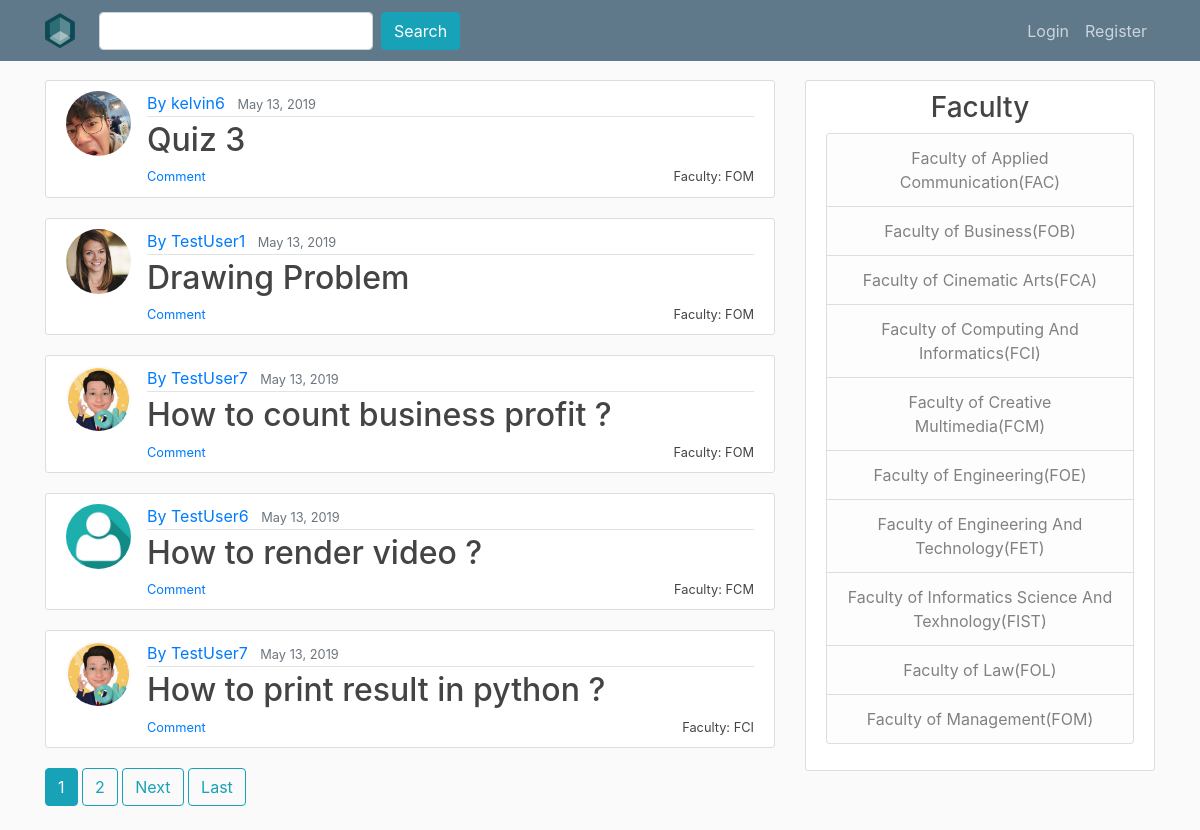
The app's page /QnA/ with its own data.
### QnA/models.py (models this page shows, shortened)
class question (models.Model):
    title = models.CharField(max_length=100) #use charfield to limit user input
    liked_by = models.ManyToManyField(User,related_name='liked_by_question',blank = True)
    like = models.IntegerField(default=0)
    content = models.TextField() #use TextField if there is no limit for the content
    image = models.ImageField(upload_to="image",blank=True)
    date_published = models.DateTimeField(default=timezone.now) #auto-select the current time
    category = models.ForeignKey(category,on_delete=models.CASCADE)
    author = models.ForeignKey(User, on_delete=models.CASCADE) #if the user is deleted the question will be deleted

class category (models.Model):
    category = models.CharField(max_length=100)
    slug = models.SlugField(max_length=100,unique=True)
    def get_absolute_url(self): #this is needed so because the slug for each category is different, hence this is needed to specify the args for the url
        return reverse('category',args=[self.slug])
    def __str__(self):
        return self.category

### users/models.py (models this page shows, shortened)
class Profile(models.Model):
    user = models.OneToOneField(User, on_delete=models.CASCADE) #make sure no duplicate username
    image = models.ImageField(default="default.png", upload_to="profile_pics") #specify this is image

### QnA/views.py (the view)
# urls.py: path("QnA/", QuestionListView.as_view(), name="qna"),
class QuestionListView(ListView):
    model = question #choosing the database
    template_name = 'QnA/question.html' #specifying the template
    context_object_name = 'question' #the object name in the template
    ordering = ['-date_published'] #to arrange the post from the latest date published
    paginate_by = 5 #to limit 5 question per page

### QnA/templates/QnA/question.html (shortened to what this page needs)
{% extends "QnA/base.html" %}
{% load crispy_forms_tags %}
{% block content %}
	{% for question in question %}
		<article class="media content-section">
		  <img class="rounded-circle article-img" src="{{ question.author.profile.image.url }}">
		  <div class="media-body">
		    <div class="article-metadata">
		      <a class="mr-2" href="{% url 'user-profile' question.author.username %}" >By {{ question.author }}</a>
		      <small class="text-muted">{{ question.date_published|date:"F d, Y" }}</small>
		    </div>
				<h2><a class="article-title" style="display : inline" href="{% url 'question-detail' question.pk %}" >{{ question.title }}</a></h2>
				<a href="{{ question.category.get_absolute_url}}"><small class="article-title" style="float: right" >Faculty: {{ question.category }}</small></a>
				<small class="article-title" style="float: left" ><a href="{% url 'question-detail' question.pk %}">Comment</a></small>
		  </div>
		</article>
	{% endfor %}
	{% if is_paginated %}
		{% for num in page_obj.paginator.page_range %}
			{% if page_obj.number == num %}
				<a class="btn btn-info mb-4" href="?page={{ num }}">{{ num }}</a>
			{% elif num > page_obj.number|add:'-3' and num < page_obj.number|add:'3'%}
				<a class="btn btn-outline-info mb-4" href="?page={{ num }}">{{ num }}</a>
			{% endif %}
		{% endfor %}
		{% if page_obj.has_next %}
			<a class="btn btn-outline-info mb-4" href="?page={{ page_obj.next_page_number }}">Next</a>
			<a class="btn btn-outline-info mb-4" href="?page={{ page_obj.paginator.num_pages}}">Last</a>
		{% endif %}
	{% endif %}
{% endblock %}

### QnA/templates/QnA/base.html (shortened to what this page needs)
{% load static %}
<!DOCTYPE html>
<html>
<head>
    <link rel="stylesheet" href="https://stackpath.bootstrapcdn.com/bootstrap/4.3.1/css/bootstrap.min.css">
		<link rel="stylesheet" type="text/css" href="{% static 'QnA/base.css' %}">
</head>
<body>
	<header class="site-header">
	  <nav class="navbar navbar-expand-md bg-steel fixed-top">
	    <div class="container">
				{% if user.is_authenticated %}
				<a class="navbar-brand mr-4" href="{% url 'qna' %}"><img src="{% static 'Image/logo.png' %}"/></a>
				{% else %}
				<a class="navbar-brand mr-4" href="{% url 'home' %}"><img src="{% static 'Image/logo.png' %}"/></a>
				{% endif %}
	      <div class="collapse navbar-collapse" id="navbarToggle">
	        <div class="navbar-nav mr-auto">
						<form class="form-inline" action="/search/" method="get">
								<input class="form-control mr-sm-2" type="text" name="search">
								<button class="btn btn-info" type="submit">
										 Search
								</button>
						</form>
	        </div>
	        </div>
	        <div class="navbar-nav">
	          {% if user.is_authenticated %}
						<a class="nav-item nav-link" href="{% url 'profile' %}"><img class="rounded-circle article-img" style="width:30px;height:30px"src="{{ user.profile.image.url }}">Profile</a>
						<a class="nav-item nav-link" href="/chat/">Chat</a>
						<a class="nav-item nav-link" href="{% url 'new-question' %}"><span class="glyphicon glyphicon-user"></span>New Question</a>
						<a class="nav-item nav-link" href="{% url 'logout' %}">Logout</a>
	          {% else %}
	         	 <a class="nav-item nav-link" href="{% url 'login' %}">Login</a>
	             <a class="nav-item nav-link" href="{% url 'register' %}">Register</a>
	          {% endif %}
	        </div>
	      </div>
	  </nav>
	</header>
	<main role="main" class="container">
	  <div class="row">
	    <div class="col-md-8">
	      {% block content %}{% endblock %}
	    </div>
	    <div class="col-md-4">
	      <div class="content-section">
	        <h3 align="center">Faculty</h3>
				<ul class="list-group" style="text-align:center">
	            	<a class="list-group-item list-group-item-light" href="/category/fac/">Faculty of Applied Communication(FAC)</a>
	            	<a class="list-group-item list-group-item-light" href="/category/fob/">Faculty of Business(FOB)</a>
	            	<a class="list-group-item list-group-item-light" href="/category/fca/">Faculty of Cinematic Arts(FCA)</a>
	            	<a class="list-group-item list-group-item-light" href="/category/fci/">Faculty of Computing And Informatics(FCI)</a>
	            	<a class="list-group-item list-group-item-light" href="/category/fcm/">Faculty of Creative Multimedia(FCM)</a>
	            	<a class="list-group-item list-group-item-light" href="/category/foe/">Faculty of Engineering(FOE)</a>
					<a class="list-group-item list-group-item-light" href="/category/fet/">Faculty of Engineering And Technology(FET)</a>
					<a class="list-group-item list-group-item-light" href="/category/fist/">Faculty of Informatics Science And Texhnology(FIST)</a>
					<a class="list-group-item list-group-item-light" href="/category/fol/">Faculty of Law(FOL)</a>
					<a class="list-group-item list-group-item-light" href="/category/fom/">Faculty of Management(FOM)</a>
	        	</ul>
	</main>
</body>
</html>

### QnA/static/QnA/base.css (style rules this page uses)
body { background: #fafafa; color: #333333; margin-top: 5rem; }
h1, h2, h3, h4, h5, h6 { color: #444444; }
ul { margin: 0; }
.bg-steel { background-color: #5f788a; }
.site-header .navbar-nav .nav-link { color: #cbd5db; }
.content-section { background: #ffffff; padding: 10px 20px; border: 1px solid #dddddd; border-radius: 3px; margin-bottom: 20px; }
.article-title { color: #444444; }
.article-img { height: 65px; width: 65px; margin-right: 16px; }
.article-metadata { padding-bottom: 1px; margin-bottom: 4px; border-bottom: 1px solid #e3e3e3 }

### records on screen
question: author.profile.image (picture), author "kelvin6", date_published "May 13, 2019", title "Quiz 3", category "FOM"
question: author.profile.image (picture), author "TestUser1", date_published "May 13, 2019", title "Drawing Problem", category "FOM"
question: author.profile.image (picture), author "TestUser7", date_published "May 13, 2019", title "How to count business profit ?", category "FOM"
question: author.profile.image (placeholder picture), author "TestUser6", date_published "May 13, 2019", title "How to render video ?", category "FCM"
question: author.profile.image (picture), author "TestUser7", date_published "May 13, 2019", title "How to print result in python ?", category "FCI"

### other values on screen
{{ num }} "1"
{{ num }} "2"
